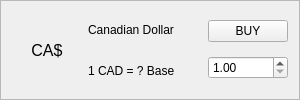
                 <widget class="QFrame" name="card_cad">
                  <property name="minimumSize">
                   <size>
                    <width>0</width>
                    <height>100</height>
                   </size>
                  </property>
                  <property name="maximumSize">
                   <size>
                    <width>16777215</width>
                    <height>120</height>
                   </size>
                  </property>
                  <property name="frameShape">
                   <enum>QFrame::StyledPanel</enum>
                  </property>
                  <property name="frameShadow">
                   <enum>QFrame::Raised</enum>
                  </property>
                  <layout class="QHBoxLayout" name="horizontalLayout_18">
                   <item>
                    <widget class="QLabel" name="lbl_icon_cad">
                     <property name="minimumSize">
                      <size>
                       <width>70</width>
                       <height>70</height>
                      </size>
                     </property>
                     <property name="font">
                      <font>
                       <pointsize>12</pointsize>
                      </font>
                     </property>
                     <property name="text">
                      <string>CA$</string>
                     </property>
                     <property name="alignment">
                      <set>Qt::AlignCenter</set>
                     </property>
                    </widget>
                   </item>
                   <item>
                    <layout class="QVBoxLayout" name="verticalLayout_39">
                     <item>
                      <widget class="QLabel" name="lbl_name_cad">
                       <property name="minimumSize">
                        <size>
                         <width>0</width>
                         <height>0</height>
                        </size>
                       </property>
                       <property name="text">
                        <string>Canadian Dollar</string>
                       </property>
                      </widget>
                     </item>
                     <item>
                      <widget class="QLabel" name="lbl_rate_cad">
                       <property name="minimumSize">
                        <size>
                         <width>0</width>
                         <height>0</height>
                        </size>
                       </property>
                       <property name="text">
                        <string>1 CAD = ? Base</string>
                       </property>
                      </widget>
                     </item>
                    </layout>
                   </item>
                   <item>
                    <spacer name="horizontalSpacer_18">
                     <property name="orientation">
                      <enum>Qt::Horizontal</enum>
                     </property>
                     <property name="sizeType">
                      <enum>QSizePolicy::Expanding</enum>
                     </property>
                     <property name="sizeHint" stdset="0">
                      <size>
                       <width>27</width>
                       <height>20</height>
                      </size>
                     </property>
                    </spacer>
                   </item>
                   <item>
                    <layout class="QVBoxLayout" name="verticalLayout_40">
                     <item>
                      <widget class="QPushButton" name="buy_cad_button">
                       <property name="text">
                        <string>BUY</string>
                       </property>
                      </widget>
                     </item>
                     <item>
                      <widget class="QDoubleSpinBox" name="dsb_amount_cad">
                       <property name="minimum">
                        <double>1.000000000000000</double>
                       </property>
                      </widget>
                     </item>
                    </layout>
                   </item>
                  </layout>
                 </widget>
